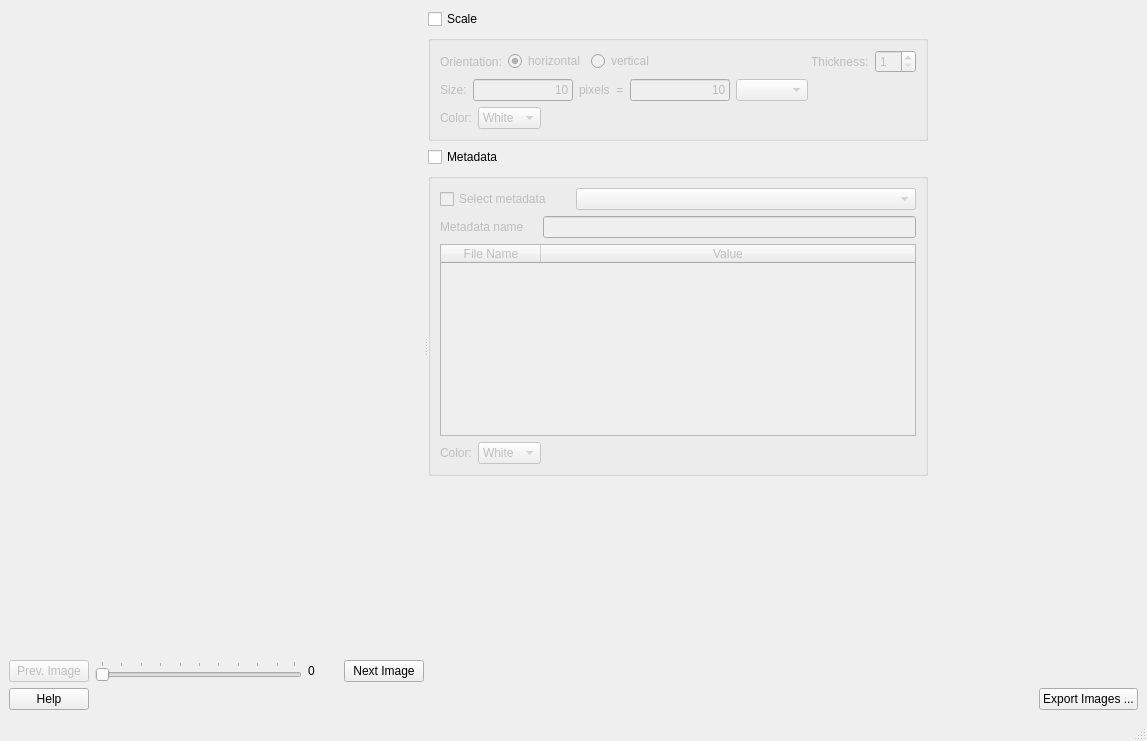
<?xml version="1.0" encoding="UTF-8"?>
<ui version="4.0">
 <class>MainWindow</class>
 <widget class="QMainWindow" name="MainWindow">
  <property name="geometry">
   <rect>
    <x>0</x>
    <y>0</y>
    <width>1147</width>
    <height>741</height>
   </rect>
  </property>
  <property name="minimumSize">
   <size>
    <width>0</width>
    <height>300</height>
   </size>
  </property>
  <property name="windowTitle">
   <string>Profile</string>
  </property>
  <property name="layoutDirection">
   <enum>Qt::LeftToRight</enum>
  </property>
  <widget class="QWidget" name="centralwidget">
   <layout class="QVBoxLayout" name="verticalLayout_7">
    <item>
     <widget class="QSplitter" name="splitter">
      <property name="orientation">
       <enum>Qt::Horizontal</enum>
      </property>
      <widget class="QWidget" name="layoutWidget">
       <layout class="QVBoxLayout" name="verticalLayout_3">
        <item>
         <layout class="QHBoxLayout" name="horizontalLayout_7">
          <item>
           <widget class="QWidget" name="pyqtgraph_widget" native="true">
            <property name="sizePolicy">
             <sizepolicy hsizetype="Expanding" vsizetype="Expanding">
              <horstretch>0</horstretch>
              <verstretch>0</verstretch>
             </sizepolicy>
            </property>
           </widget>
          </item>
         </layout>
        </item>
        <item>
         <layout class="QHBoxLayout" name="horizontalLayout_8">
          <item>
           <widget class="QPushButton" name="previous_image_button">
            <property name="enabled">
             <bool>false</bool>
            </property>
            <property name="text">
             <string>Prev. Image</string>
            </property>
           </widget>
          </item>
          <item>
           <widget class="QSlider" name="file_slider">
            <property name="layoutDirection">
             <enum>Qt::LeftToRight</enum>
            </property>
            <property name="orientation">
             <enum>Qt::Horizontal</enum>
            </property>
            <property name="tickPosition">
             <enum>QSlider::TicksAbove</enum>
            </property>
           </widget>
          </item>
          <item>
           <widget class="QLabel" name="image_slider_value">
            <property name="minimumSize">
             <size>
              <width>30</width>
              <height>0</height>
             </size>
            </property>
            <property name="maximumSize">
             <size>
              <width>30</width>
              <height>16777215</height>
             </size>
            </property>
            <property name="baseSize">
             <size>
              <width>50</width>
              <height>0</height>
             </size>
            </property>
            <property name="text">
             <string>0</string>
            </property>
           </widget>
          </item>
          <item>
           <widget class="QPushButton" name="next_image_button">
            <property name="text">
             <string>Next Image</string>
            </property>
           </widget>
          </item>
         </layout>
        </item>
       </layout>
      </widget>
      <widget class="QWidget" name="layoutWidget">
       <layout class="QVBoxLayout" name="verticalLayout_6">
        <item>
         <layout class="QVBoxLayout" name="verticalLayout_4">
          <item>
           <widget class="QCheckBox" name="scale_checkbox">
            <property name="maximumSize">
             <size>
              <width>400</width>
              <height>16777215</height>
             </size>
            </property>
            <property name="text">
             <string>Scale</string>
            </property>
           </widget>
          </item>
          <item>
           <widget class="QGroupBox" name="scale_groupbox">
            <property name="enabled">
             <bool>false</bool>
            </property>
            <property name="minimumSize">
             <size>
              <width>500</width>
              <height>0</height>
             </size>
            </property>
            <property name="maximumSize">
             <size>
              <width>500</width>
              <height>16777215</height>
             </size>
            </property>
            <property name="title">
             <string/>
            </property>
            <layout class="QVBoxLayout" name="verticalLayout_2">
             <item>
              <layout class="QHBoxLayout" name="horizontalLayout_2">
               <item>
                <widget class="QLabel" name="label_2">
                 <property name="text">
                  <string>Orientation:</string>
                 </property>
                </widget>
               </item>
               <item>
                <widget class="QRadioButton" name="radioButton">
                 <property name="text">
                  <string>horizontal</string>
                 </property>
                 <property name="checked">
                  <bool>true</bool>
                 </property>
                </widget>
               </item>
               <item>
                <widget class="QRadioButton" name="radioButton_2">
                 <property name="text">
                  <string>vertical</string>
                 </property>
                </widget>
               </item>
               <item>
                <spacer name="horizontalSpacer_6">
                 <property name="orientation">
                  <enum>Qt::Horizontal</enum>
                 </property>
                 <property name="sizeHint" stdset="0">
                  <size>
                   <width>40</width>
                   <height>20</height>
                  </size>
                 </property>
                </spacer>
               </item>
               <item>
                <widget class="QLabel" name="label">
                 <property name="text">
                  <string>Thickness:</string>
                 </property>
                </widget>
               </item>
               <item>
                <widget class="QSpinBox" name="spinBox">
                 <property name="minimum">
                  <number>1</number>
                 </property>
                </widget>
               </item>
              </layout>
             </item>
             <item>
              <layout class="QHBoxLayout" name="horizontalLayout_3">
               <item>
                <widget class="QLabel" name="label_3">
                 <property name="text">
                  <string>Size:</string>
                 </property>
                </widget>
               </item>
               <item>
                <widget class="QLineEdit" name="lineEdit">
                 <property name="minimumSize">
                  <size>
                   <width>100</width>
                   <height>0</height>
                  </size>
                 </property>
                 <property name="maximumSize">
                  <size>
                   <width>100</width>
                   <height>16777215</height>
                  </size>
                 </property>
                 <property name="text">
                  <string>10</string>
                 </property>
                 <property name="alignment">
                  <set>Qt::AlignRight|Qt::AlignTrailing|Qt::AlignVCenter</set>
                 </property>
                </widget>
               </item>
               <item>
                <widget class="QLabel" name="label_4">
                 <property name="text">
                  <string>pixels  =</string>
                 </property>
                </widget>
               </item>
               <item>
                <widget class="QLineEdit" name="lineEdit_2">
                 <property name="minimumSize">
                  <size>
                   <width>100</width>
                   <height>0</height>
                  </size>
                 </property>
                 <property name="maximumSize">
                  <size>
                   <width>100</width>
                   <height>16777215</height>
                  </size>
                 </property>
                 <property name="text">
                  <string>10</string>
                 </property>
                 <property name="alignment">
                  <set>Qt::AlignRight|Qt::AlignTrailing|Qt::AlignVCenter</set>
                 </property>
                </widget>
               </item>
               <item>
                <widget class="QComboBox" name="scale_units_combobox"/>
               </item>
               <item>
                <spacer name="horizontalSpacer_5">
                 <property name="orientation">
                  <enum>Qt::Horizontal</enum>
                 </property>
                 <property name="sizeHint" stdset="0">
                  <size>
                   <width>40</width>
                   <height>20</height>
                  </size>
                 </property>
                </spacer>
               </item>
              </layout>
             </item>
             <item>
              <layout class="QHBoxLayout" name="horizontalLayout_5">
               <item>
                <widget class="QLabel" name="label_5">
                 <property name="text">
                  <string>Color:</string>
                 </property>
                </widget>
               </item>
               <item>
                <widget class="QComboBox" name="comboBox_2">
                 <item>
                  <property name="text">
                   <string>White</string>
                  </property>
                 </item>
                 <item>
                  <property name="text">
                   <string>Red</string>
                  </property>
                 </item>
                 <item>
                  <property name="text">
                   <string>Blue</string>
                  </property>
                 </item>
                 <item>
                  <property name="text">
                   <string>Green</string>
                  </property>
                 </item>
                 <item>
                  <property name="text">
                   <string>Black</string>
                  </property>
                 </item>
                </widget>
               </item>
               <item>
                <spacer name="horizontalSpacer_3">
                 <property name="orientation">
                  <enum>Qt::Horizontal</enum>
                 </property>
                 <property name="sizeHint" stdset="0">
                  <size>
                   <width>40</width>
                   <height>20</height>
                  </size>
                 </property>
                </spacer>
               </item>
              </layout>
             </item>
            </layout>
           </widget>
          </item>
         </layout>
        </item>
        <item>
         <layout class="QVBoxLayout" name="verticalLayout_5">
          <item>
           <widget class="QCheckBox" name="metadata_checkbox">
            <property name="maximumSize">
             <size>
              <width>400</width>
              <height>16777215</height>
             </size>
            </property>
            <property name="text">
             <string>Metadata</string>
            </property>
           </widget>
          </item>
          <item>
           <widget class="QGroupBox" name="metadata_groupbox">
            <property name="enabled">
             <bool>false</bool>
            </property>
            <property name="minimumSize">
             <size>
              <width>500</width>
              <height>0</height>
             </size>
            </property>
            <property name="maximumSize">
             <size>
              <width>500</width>
              <height>16777215</height>
             </size>
            </property>
            <property name="title">
             <string/>
            </property>
            <layout class="QVBoxLayout" name="verticalLayout">
             <item>
              <layout class="QHBoxLayout" name="horizontalLayout_4">
               <item>
                <widget class="QCheckBox" name="select_metadata_checkbox">
                 <property name="minimumSize">
                  <size>
                   <width>130</width>
                   <height>0</height>
                  </size>
                 </property>
                 <property name="maximumSize">
                  <size>
                   <width>130</width>
                   <height>16777215</height>
                  </size>
                 </property>
                 <property name="text">
                  <string>Select metadata</string>
                 </property>
                </widget>
               </item>
               <item>
                <widget class="QComboBox" name="select_metadata_combobox">
                 <property name="enabled">
                  <bool>false</bool>
                 </property>
                 <property name="minimumSize">
                  <size>
                   <width>300</width>
                   <height>0</height>
                  </size>
                 </property>
                </widget>
               </item>
              </layout>
             </item>
             <item>
              <layout class="QHBoxLayout" name="horizontalLayout_9">
               <item>
                <widget class="QLabel" name="meta_label">
                 <property name="enabled">
                  <bool>false</bool>
                 </property>
                 <property name="text">
                  <string>Metadata name</string>
                 </property>
                </widget>
               </item>
               <item>
                <widget class="QLabel" name="label_7">
                 <property name="text">
                  <string/>
                 </property>
                </widget>
               </item>
               <item>
                <widget class="QLineEdit" name="manual_metadata_name">
                 <property name="enabled">
                  <bool>false</bool>
                 </property>
                </widget>
               </item>
              </layout>
             </item>
             <item>
              <widget class="QTableWidget" name="tableWidget">
               <property name="alternatingRowColors">
                <bool>true</bool>
               </property>
               <attribute name="horizontalHeaderStretchLastSection">
                <bool>true</bool>
               </attribute>
               <column>
                <property name="text">
                 <string>File Name</string>
                </property>
               </column>
               <column>
                <property name="text">
                 <string>Value</string>
                </property>
               </column>
              </widget>
             </item>
             <item>
              <layout class="QHBoxLayout" name="horizontalLayout_6">
               <item>
                <widget class="QLabel" name="label_6">
                 <property name="text">
                  <string>Color:</string>
                 </property>
                </widget>
               </item>
               <item>
                <widget class="QComboBox" name="comboBox_3">
                 <item>
                  <property name="text">
                   <string>White</string>
                  </property>
                 </item>
                 <item>
                  <property name="text">
                   <string>Red</string>
                  </property>
                 </item>
                 <item>
                  <property name="text">
                   <string>Blue</string>
                  </property>
                 </item>
                 <item>
                  <property name="text">
                   <string>Green</string>
                  </property>
                 </item>
                 <item>
                  <property name="text">
                   <string>Black</string>
                  </property>
                 </item>
                </widget>
               </item>
               <item>
                <spacer name="horizontalSpacer_4">
                 <property name="orientation">
                  <enum>Qt::Horizontal</enum>
                 </property>
                 <property name="sizeHint" stdset="0">
                  <size>
                   <width>40</width>
                   <height>20</height>
                  </size>
                 </property>
                </spacer>
               </item>
              </layout>
             </item>
            </layout>
           </widget>
          </item>
         </layout>
        </item>
        <item>
         <spacer name="verticalSpacer">
          <property name="orientation">
           <enum>Qt::Vertical</enum>
          </property>
          <property name="sizeHint" stdset="0">
           <size>
            <width>20</width>
            <height>40</height>
           </size>
          </property>
         </spacer>
        </item>
       </layout>
      </widget>
     </widget>
    </item>
    <item>
     <layout class="QHBoxLayout" name="horizontalLayout">
      <item>
       <widget class="QPushButton" name="pushButton">
        <property name="text">
         <string>Help</string>
        </property>
       </widget>
      </item>
      <item>
       <spacer name="horizontalSpacer">
        <property name="orientation">
         <enum>Qt::Horizontal</enum>
        </property>
        <property name="sizeHint" stdset="0">
         <size>
          <width>40</width>
          <height>20</height>
         </size>
        </property>
       </spacer>
      </item>
      <item>
       <widget class="QPushButton" name="export_button">
        <property name="text">
         <string>Export Images ...</string>
        </property>
       </widget>
      </item>
     </layout>
    </item>
   </layout>
  </widget>
  <widget class="QMenuBar" name="menubar">
   <property name="geometry">
    <rect>
     <x>0</x>
     <y>0</y>
     <width>1147</width>
     <height>22</height>
    </rect>
   </property>
  </widget>
  <widget class="QStatusBar" name="statusbar"/>
  <action name="actionExport_Profile">
   <property name="text">
    <string>Profiles ...</string>
   </property>
  </action>
  <action name="actionWater_Intake">
   <property name="text">
    <string>Water Intake ...</string>
   </property>
  </action>
  <action name="actionImportedFilesMetadata">
   <property name="text">
    <string>Imported Files and Metadata ...</string>
   </property>
  </action>
  <action name="actionBy_Time_Stamp">
   <property name="text">
    <string>by Time Stamp</string>
   </property>
  </action>
  <action name="actionBy_File_Name">
   <property name="text">
    <string>by File Name</string>
   </property>
  </action>
  <action name="actionDsc_files">
   <property name="text">
    <string>dsc files ...</string>
   </property>
  </action>
  <action name="actionDsc">
   <property name="text">
    <string>dsc ...</string>
   </property>
  </action>
  <action name="actionWater_Intake_2">
   <property name="text">
    <string>Water Intake ...</string>
   </property>
  </action>
  <action name="actionProfiles">
   <property name="text">
    <string>Profiles ...</string>
   </property>
  </action>
 </widget>
 <resources/>
 <connections>
  <connection>
   <sender>export_button</sender>
   <signal>clicked()</signal>
   <receiver>MainWindow</receiver>
   <slot>export_button_clicked()</slot>
   <hints>
    <hint type="sourcelabel">
     <x>1134</x>
     <y>663</y>
    </hint>
    <hint type="destinationlabel">
     <x>950</x>
     <y>740</y>
    </hint>
   </hints>
  </connection>
  <connection>
   <sender>pushButton</sender>
   <signal>clicked()</signal>
   <receiver>MainWindow</receiver>
   <slot>help_button_clicked()</slot>
   <hints>
    <hint type="sourcelabel">
     <x>64</x>
     <y>663</y>
    </hint>
    <hint type="destinationlabel">
     <x>166</x>
     <y>740</y>
    </hint>
   </hints>
  </connection>
  <connection>
   <sender>scale_checkbox</sender>
   <signal>clicked(bool)</signal>
   <receiver>MainWindow</receiver>
   <slot>scale_checkbox_clicked()</slot>
   <hints>
    <hint type="sourcelabel">
     <x>499</x>
     <y>42</y>
    </hint>
    <hint type="destinationlabel">
     <x>1137</x>
     <y>82</y>
    </hint>
   </hints>
  </connection>
  <connection>
   <sender>metadata_checkbox</sender>
   <signal>clicked(bool)</signal>
   <receiver>MainWindow</receiver>
   <slot>metadata_checkbox_clicked()</slot>
   <hints>
    <hint type="sourcelabel">
     <x>579</x>
     <y>207</y>
    </hint>
    <hint type="destinationlabel">
     <x>1140</x>
     <y>253</y>
    </hint>
   </hints>
  </connection>
  <connection>
   <sender>previous_image_button</sender>
   <signal>clicked()</signal>
   <receiver>MainWindow</receiver>
   <slot>previous_image_button_clicked()</slot>
   <hints>
    <hint type="sourcelabel">
     <x>84</x>
     <y>587</y>
    </hint>
    <hint type="destinationlabel">
     <x>112</x>
     <y>603</y>
    </hint>
   </hints>
  </connection>
  <connection>
   <sender>next_image_button</sender>
   <signal>clicked()</signal>
   <receiver>MainWindow</receiver>
   <slot>next_image_button_clicked()</slot>
   <hints>
    <hint type="sourcelabel">
     <x>378</x>
     <y>595</y>
    </hint>
    <hint type="destinationlabel">
     <x>387</x>
     <y>594</y>
    </hint>
   </hints>
  </connection>
  <connection>
   <sender>file_slider</sender>
   <signal>sliderPressed()</signal>
   <receiver>MainWindow</receiver>
   <slot>slider_file_clicked()</slot>
   <hints>
    <hint type="sourcelabel">
     <x>215</x>
     <y>593</y>
    </hint>
    <hint type="destinationlabel">
     <x>214</x>
     <y>651</y>
    </hint>
   </hints>
  </connection>
  <connection>
   <sender>file_slider</sender>
   <signal>valueChanged(int)</signal>
   <receiver>MainWindow</receiver>
   <slot>slider_file_changed()</slot>
   <hints>
    <hint type="sourcelabel">
     <x>257</x>
     <y>597</y>
    </hint>
    <hint type="destinationlabel">
     <x>259</x>
     <y>641</y>
    </hint>
   </hints>
  </connection>
  <connection>
   <sender>select_metadata_checkbox</sender>
   <signal>clicked(bool)</signal>
   <receiver>MainWindow</receiver>
   <slot>select_metadata_checkbox_clicked()</slot>
   <hints>
    <hint type="sourcelabel">
     <x>548</x>
     <y>264</y>
    </hint>
    <hint type="destinationlabel">
     <x>668</x>
     <y>675</y>
    </hint>
   </hints>
  </connection>
  <connection>
   <sender>select_metadata_combobox</sender>
   <signal>currentIndexChanged(int)</signal>
   <receiver>MainWindow</receiver>
   <slot>metadata_list_changed()</slot>
   <hints>
    <hint type="sourcelabel">
     <x>673</x>
     <y>264</y>
    </hint>
    <hint type="destinationlabel">
     <x>709</x>
     <y>632</y>
    </hint>
   </hints>
  </connection>
 </connections>
 <slots>
  <slot>help_button_clicked()</slot>
  <slot>slider_file_changed()</slot>
  <slot>previous_image_button_clicked()</slot>
  <slot>next_image_button_clicked()</slot>
  <slot>export_button_clicked()</slot>
  <slot>scale_checkbox_clicked()</slot>
  <slot>metadata_checkbox_clicked()</slot>
  <slot>slider_file_clicked()</slot>
  <slot>select_metadata_checkbox_clicked()</slot>
  <slot>metadata_list_changed()</slot>
 </slots>
</ui>
